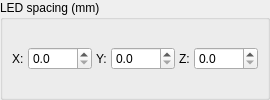
<?xml version="1.0" encoding="UTF-8"?>
<ui version="4.0">
 <class>SceneObjectSpacingPanel</class>
 <widget class="QWidget" name="SceneObjectSpacingPanel">
  <layout class="QVBoxLayout" name="verticalLayout">
   <property name="spacing">
    <number>6</number>
   </property>
   <property name="leftMargin">
    <number>0</number>
   </property>
   <property name="topMargin">
    <number>0</number>
   </property>
   <property name="rightMargin">
    <number>0</number>
   </property>
   <property name="bottomMargin">
    <number>0</number>
   </property>
   <item>
    <widget class="QGroupBox" name="spacingGroup">
     <property name="title">
      <string>LED spacing (mm)</string>
     </property>
     <layout class="QGridLayout" name="spacingLayout">
      <property name="spacing">
       <number>4</number>
      </property>
      <item row="0" column="0">
       <widget class="QLabel" name="spacingXCaption">
        <property name="text">
         <string>X:</string>
        </property>
       </widget>
      </item>
      <item row="0" column="1">
       <widget class="QDoubleSpinBox" name="spacingXSpin">
        <property name="decimals">
         <number>1</number>
        </property>
        <property name="maximum">
         <double>1000.000000000000000</double>
        </property>
       </widget>
      </item>
      <item row="0" column="2">
       <widget class="QLabel" name="spacingYCaption">
        <property name="text">
         <string>Y:</string>
        </property>
       </widget>
      </item>
      <item row="0" column="3">
       <widget class="QDoubleSpinBox" name="spacingYSpin">
        <property name="decimals">
         <number>1</number>
        </property>
        <property name="maximum">
         <double>1000.000000000000000</double>
        </property>
       </widget>
      </item>
      <item row="0" column="4">
       <widget class="QLabel" name="spacingZCaption">
        <property name="text">
         <string>Z:</string>
        </property>
       </widget>
      </item>
      <item row="0" column="5">
       <widget class="QDoubleSpinBox" name="spacingZSpin">
        <property name="decimals">
         <number>1</number>
        </property>
        <property name="maximum">
         <double>1000.000000000000000</double>
        </property>
       </widget>
      </item>
     </layout>
    </widget>
   </item>
  </layout>
 </widget>
 <resources/>
 <connections/>
</ui>
